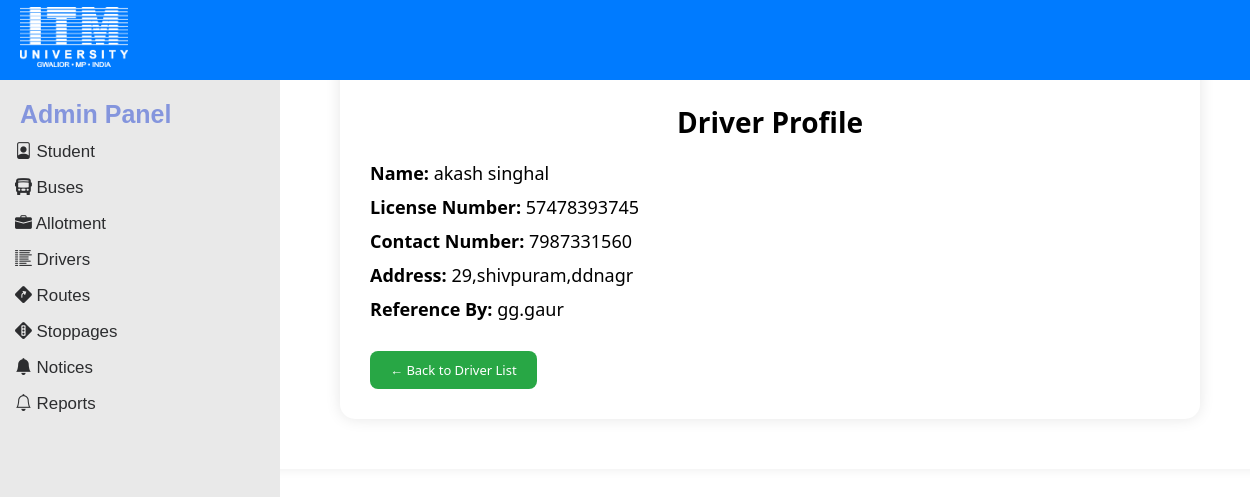
/drivers/57478393745/, run on the app's committed database.
### bus_app/models.py (models this page shows, shortened)
class Driver(models.Model):
    name = models.CharField(max_length=100)
    address = models.TextField()
    D_license_number = models.CharField(max_length=50, unique=True)
    contact_number = models.CharField(max_length=15, unique=True)
    reference_by = models.CharField(max_length=50)

### bus_app/views.py (the view)
# urls.py: path('drivers/<str:license_number>/', views.driver_detail, name='driver_detail'), #driver_details
def driver_detail(request, license_number):
    driver = get_object_or_404(Driver, D_license_number=license_number)
    return render(request, 'driver_detail.html', {'driver': driver})

### bus_app/templates/driver_detail.html (shortened to what this page needs)
{% extends "layout.html" %}
{% load static %}
{% block extra_css %}
  <link rel="stylesheet" href="{% static 'css/driver_detail.css' %}">
{% endblock %}
{% block content %}
  <div class="detail-container">
    <h2 class="section-title">Driver Profile</h2>
    <div class="detail-card">
      <p><strong>Name:</strong> {{ driver.name }}</p>
      <p><strong>License Number:</strong> {{ driver.D_license_number }}</p>
      <p><strong>Contact Number:</strong> {{ driver.contact_number }}</p>
      <p><strong>Address:</strong> {{ driver.address }}</p>
      <p><strong>Reference By:</strong> {{ driver.reference_by }}</p>
    </div>
    <a href="{% url 'driver_list' %}" class="back-btn">← Back to Driver List</a>
  </div>
{% endblock %}

### static/css/style.css (style rules this page uses)
body.layout-template { font-family: 'arial', sans-serif; margin: 0; font-size: 13px; }

### static/css/driver_detail.css (style rules this page uses)
.detail-container { max-width: 80%; margin: 30px auto; background-color: #fff; padding: 30px; box-shadow: 0 0 15px rgba(0,0,0,0.1); border-radius: 15px; font-family: 'Segoe UI', sans-serif; }
.section-title { font-size: 28px; margin-bottom: 20px; text-align: center; }
.detail-card p { font-size: 18px; margin: 10px 0; }
.back-btn { display: inline-block; margin-top: 20px; text-decoration: none; color: #fff; background-color: #28a745; padding: 10px 20px; border-radius: 8px; transition: 0.3s; }

### data on the page
Driver: name "akash singhal", D_license_number "57478393745", contact_number "7987331560", address "29,shivpuram,ddnagr", reference_by "gg.gaur"
